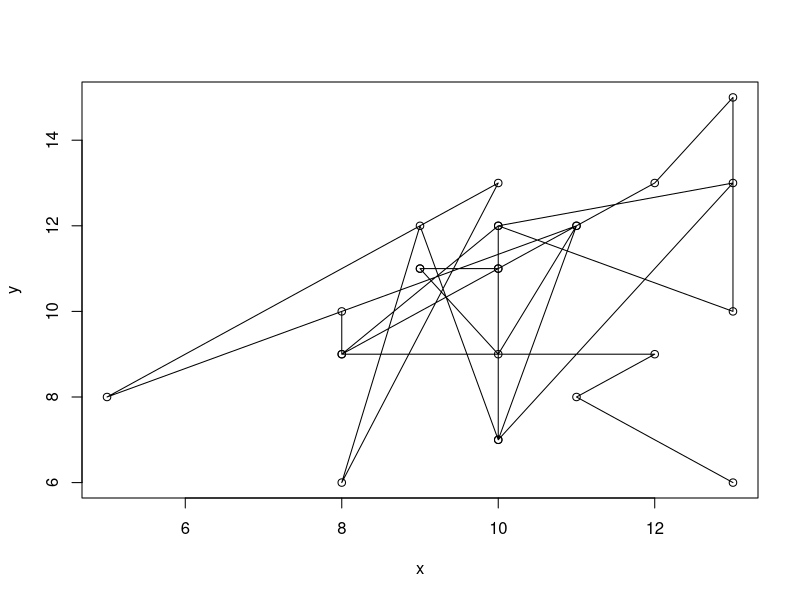

Write R code to recreate this figure.
x1 = c(1, 2, 3, 4, 5)
y1 = c(1, 2, 1.3, 3.75, 2.25)
x = c(10,
      12,
      13,
      13,
      10,
      10,
      11,
      8,
      8,
      10,
      13,
      10,
      9,
      8,
      10,
      5,
      11,
      10,
      9,
      9,
      10,
      8,
      12,
      11,
      13)

y = c(11,
      13,
      15,
      10,
      12,
      7,
      12,
      10,
      9,
      12,
      13,
      7,
      12,
      6,
      13,
      8,
      12,
      9,
      11,
      11,
      11,
      9,
      9,
      8,
      6)
sx = sum(x)
sy = sum(y)
plot(x, y, type = 'o')
meanx = mean(x)
meany = mean(y)
sumxy = sum(x * y)
sumxx = sum(x * x)
sumyy = sum(y * y)
r = sumxy / sqrt(sumxx * sumyy)
m = r * sy / sx
c = meany - m * meanx

varx = var(x)
vary = var(y)
sdx = sd(x)
sdy = sd(y)



